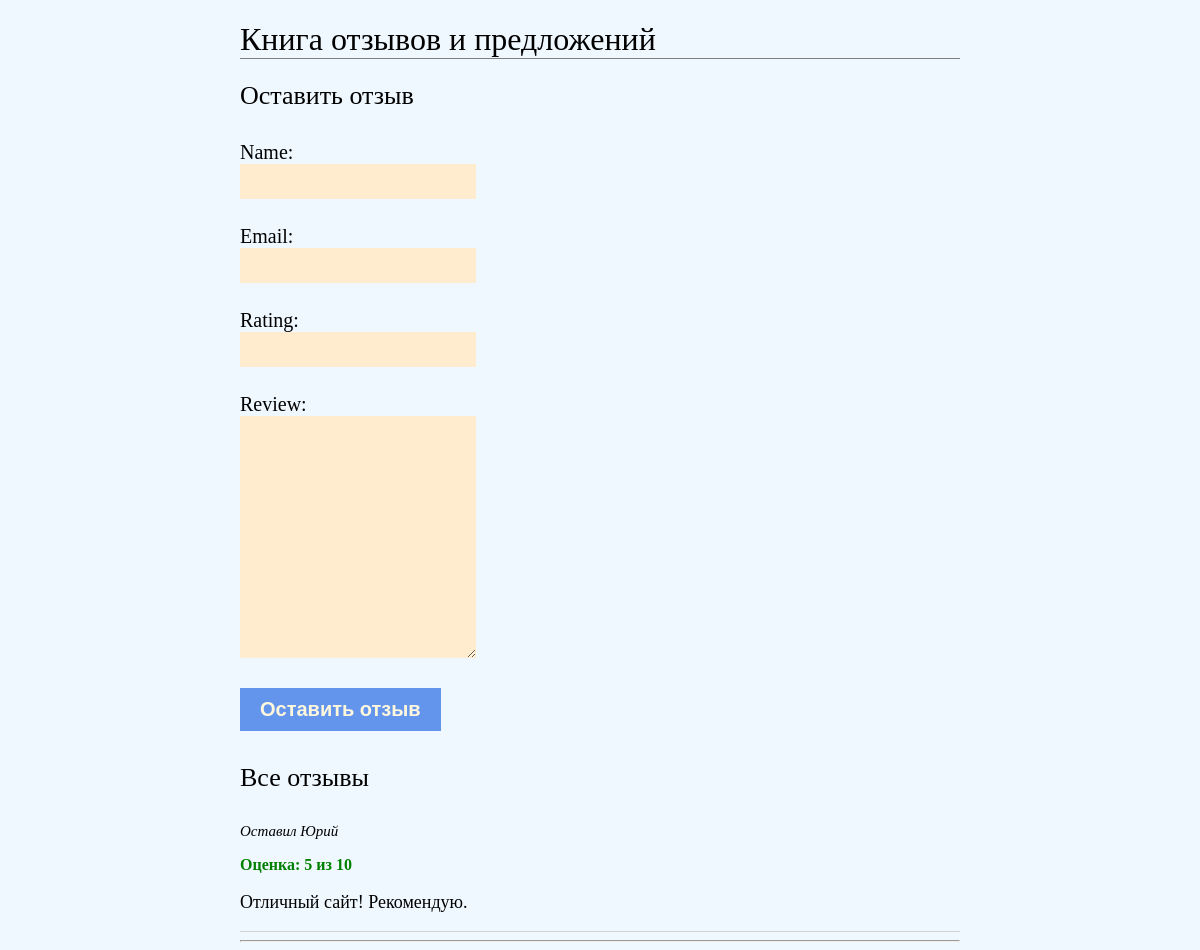
The app's page /, older data.
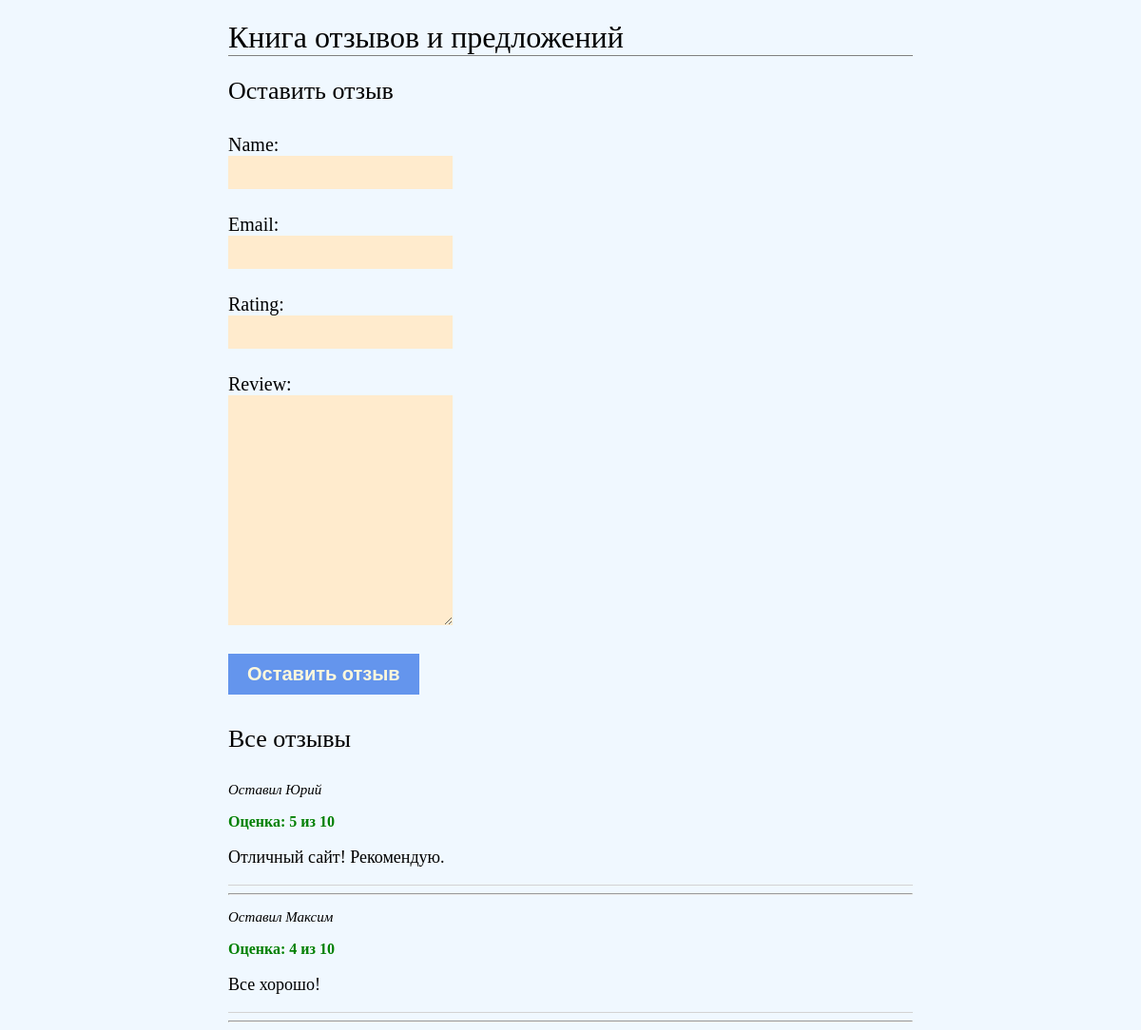
The same page, newer data.
### reviews/models.py (models this page shows, shortened)
class Review(models.Model):
    name = models.CharField(max_length=25)
    email = models.EmailField()
    rating = models.IntegerField(validators=[MinValueValidator(1), MaxValueValidator(10)])
    review = models.TextField()

### reviews/views.py (the view, shortened to what this page needs)
# urls.py: path('', ReviewsView.as_view(), name='reviews')
class ReviewsView(View):
    def get(self, request):
        form = ReviewForm()
        reviews = Review.objects.all()
        return render(request, 'reviews.html', {'form': form, 'reviews': reviews})

### reviews/forms.py
class ReviewForm(forms.ModelForm):
    class Meta:
        model = Review
        fields = ['name', 'email', 'rating', 'review']
        widgets = { 'rating': forms.NumberInput(attrs={'min': 1, 'max': 10}) }

### reviews/templates/reviews.html (shortened to what this page needs)
<!DOCTYPE html>
<html lang="en">
<head>
</head>
<body>
{% extends 'base.html' %}
{% block content %}
    <h1>Книга отзывов и предложений</h1>
    <div class="review-form">
        <h2>Оставить отзыв</h2>
        <form method="POST">
            {{ form.as_p }}
            <p><input type="submit" value="Оставить отзыв"></p>
        </form>
    </div>
    <div class="reviews">
        <h2>Все отзывы</h2>
        {% for review in reviews %}
        <div class="review">
             <p class="user">Оставил {{ review.name }}</p>
             <p class="rating">Оценка: {{ review.rating }} из 10</p>
             <p class="review-text">{{ review.review }}</p>
        </div>
        <hr> {% endfor %}
    </div>
{% endblock %}

Row changes from the older to the newer data that the page shows:
added Review: name "Максим", rating "4", review "Все хорошо!"
